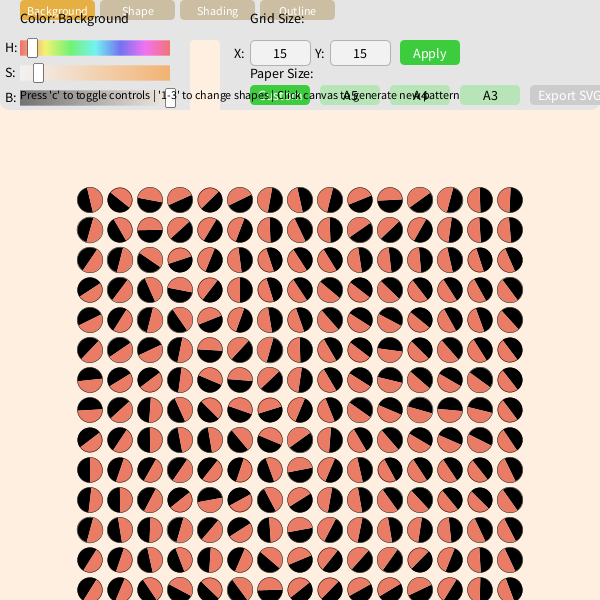
Frame 1 (no input)
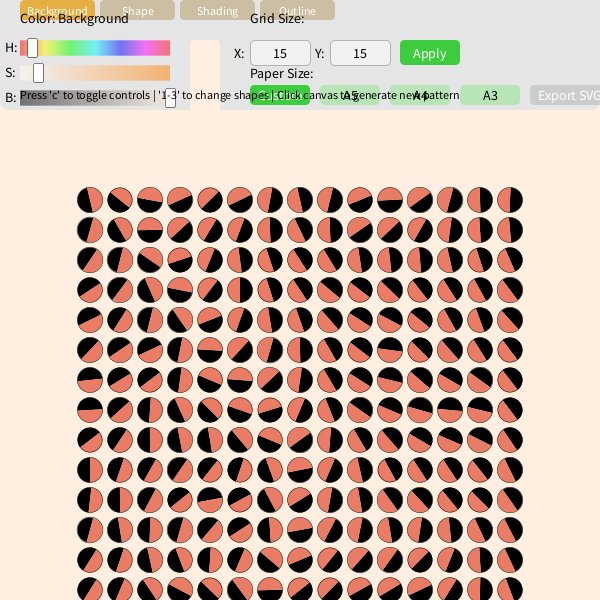
Frame 60 (the mouse pressed at the canvas centre just before this capture)
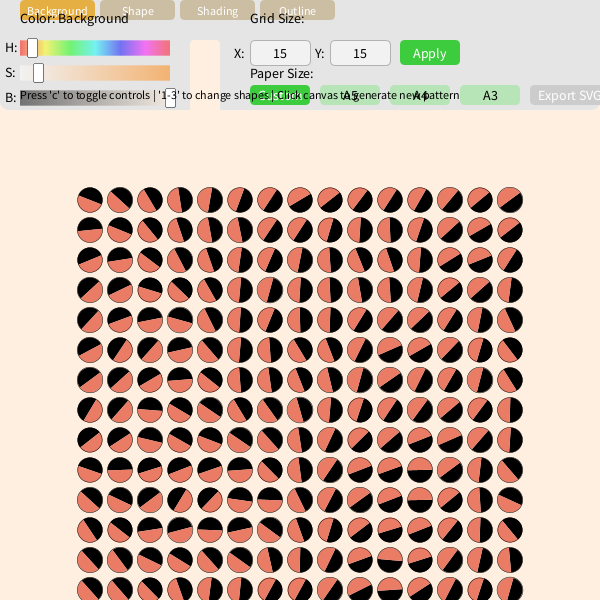
Frame 120 (the mouse held since frame 60 and released just before this capture)

The Processing sketch that drew these frames (run headless with seeded random() and noise(); from frame 60 on, the mouse is pressed at the canvas centre):

// Processing sketch: RotatedGeometry
// ── RotatedGeometry.pde
// Pattern Generator with Rotated Geometry
// Inspired by geometric grid patterns with rotation flow

// Configuration parameters
int gridSizeX = 15;        // Number of elements in X direction
int gridSizeY = 15;        // Number of elements in Y direction
float cellSize = 30;       // Size of each grid cell
float shapeSize = 25;      // Size of shape within cell
String shapeType = "circle"; // Options: "circle", "square", "triangle"
float strokeWeight = 0.5;  // Outline thickness
boolean useOutline = true; // Whether shapes have outlines

// Colors (using HSB color mode)
color backgroundColor;
color shapeColor;
color shadingColor;
color outlineColor;

// HSB values for each element (hue, saturation, brightness)
float[] bgHSB = {30, 12, 100};       // Background HSB
float[] shapeHSB = {0, 0, 0};        // Shape HSB (black)
float[] shadingHSB = {10, 57, 92};   // Shading HSB (coral)
float[] outlineHSB = {0, 0, 0};      // Outline HSB (black)

// Pattern variables
float noiseScale = 0.1;    // Scale for Perlin noise (pattern generation)
float noiseStrength = 2.0; // How much the noise affects rotation

// UI variables
boolean showControls = true;
String[] colorLabels = {"Background", "Shape", "Shading", "Outline"};
int selectedColorIndex = 0;
int sliderX = 20;
int sliderY = 40;
int sliderWidth = 150;
int sliderHeight = 15;
int sliderSpacing = 25;
boolean isDraggingH = false;
boolean isDraggingS = false;
boolean isDraggingB = false;

// Text input variables
String gridXInput = str(gridSizeX);
String gridYInput = str(gridSizeY);
boolean editingGridX = false;
boolean editingGridY = false;
int textFieldX = 250;
int textFieldY = 40;
int textFieldWidth = 60;
int textFieldHeight = 25;
int textFieldSpacing = 40;

// Paper size variables
String[] paperSizes = {"Custom", "A5", "A4", "A3"};
int selectedPaperSize = 0;
boolean exportReady = false;

void setup() {
  size(600, 600);         // Canvas size
  smooth();               // Enable anti-aliasing
  colorMode(HSB, 360, 100, 100); // Use HSB color mode
  
  // Initialize colors based on HSB values
  updateColors();
  
  // Draw first frame
  redraw();
}

void draw() {
  if (!showControls) {
    // Static pattern mode
    noLoop();
  } else {
    // Interactive mode with controls
    loop();
  }
  
  // Draw the pattern
  drawPattern();
  
  // Draw the color controls if enabled
  if (showControls) {
    drawControls();
  }
}

void drawPattern() {
  background(backgroundColor);
  
  // Calculate the offset to center the grid
  float offsetX = (width - (gridSizeX * cellSize)) / 2;
  float offsetY = (height - (gridSizeY * cellSize)) / 2;
  
  // Add additional offset if controls are shown to center the pattern
  if (showControls) {
    offsetY += 110;
  }
  
  for (int x = 0; x < gridSizeX; x++) {
    for (int y = 0; y < gridSizeY; y++) {
      // Calculate center position of current cell
      float posX = offsetX + x * cellSize + cellSize/2;
      float posY = offsetY + y * cellSize + cellSize/2;
      
      // Calculate rotation angle based on Perlin noise
      // This creates a flowing wave-like pattern
      float angle = map(noise(x * noiseScale, y * noiseScale), 0, 1, 0, TWO_PI * noiseStrength);
      
      pushMatrix();
      translate(posX, posY);
      rotate(angle);
      
      if (useOutline) {
        stroke(outlineColor);
        strokeWeight(strokeWeight);
      } else {
        noStroke();
      }
      
      // Draw the appropriate shape
      if (shapeType.equals("circle")) {
        drawHalfCircle(shapeSize/2, shapeColor, shadingColor);
      } else if (shapeType.equals("square")) {
        drawSquare(shapeSize/2, shapeColor, shadingColor);
      } else if (shapeType.equals("triangle")) {
        drawTriangle(shapeSize/2, shapeColor, shadingColor);
      }
      
      popMatrix();
    }
  }
}

// Draw half-shaded circle
void drawHalfCircle(float radius, color c1, color c2) {
  // First half
  fill(c1);
  arc(0, 0, radius*2, radius*2, 0, PI);
  
  // Second half
  fill(c2);
  arc(0, 0, radius*2, radius*2, PI, TWO_PI);
}

// Draw half-shaded square
void drawSquare(float halfSize, color c1, color c2) {
  rectMode(CENTER);
  
  // Draw square with diagonal split
  beginShape();
  fill(c1);
  vertex(-halfSize, -halfSize);
  vertex(halfSize, -halfSize);
  vertex(halfSize, halfSize);
  vertex(-halfSize, halfSize);
  endShape(CLOSE);
  
  // Draw triangular half with second color
  fill(c2);
  beginShape();
  vertex(-halfSize, -halfSize);
  vertex(halfSize, -halfSize);
  vertex(-halfSize, halfSize);
  endShape(CLOSE);
}

// Draw half-shaded equilateral triangle
void drawTriangle(float radius, color c1, color c2) {
  float h = sqrt(3) * radius;
  
  // Draw full triangle
  fill(c1);
  beginShape();
  vertex(0, -h*2/3);           // Top
  vertex(-radius, h/3);        // Bottom left
  vertex(radius, h/3);         // Bottom right
  endShape(CLOSE);
  
  // Draw half of triangle with second color
  fill(c2);
  beginShape();
  vertex(0, -h*2/3);           // Top
  vertex(-radius, h/3);        // Bottom left
  vertex(0, h/3);              // Bottom middle
  endShape(CLOSE);
}

// Draw all controls
void drawControls() {
  // Draw control panel background
  fill(0, 0, 90);
  noStroke();
  rect(0, 0, width, 110, 0, 0, 10, 10);
  
  // Draw UI sections
  drawColorControls();
  drawGridControls();
  drawPaperControls();
  
  // Instructions
  fill(0, 0, 0);
  textAlign(LEFT, TOP);
  textSize(12);
  text("Press 'c' to toggle controls | '1-3' to change shapes | Click canvas to generate new pattern", 
       sliderX, 90);
}

// Draw color control sliders
void drawColorControls() {
  int headerY = sliderY - 15;
  
  // Draw color selector buttons
  for (int i = 0; i < colorLabels.length; i++) {
    float btnX = sliderX + i * 80;
    float btnY = headerY - 25;
    float btnW = 75;
    float btnH = 20;
    
    // Draw button background
    if (i == selectedColorIndex) {
      fill(40, 70, 90);
    } else {
      fill(40, 20, 80);
    }
    
    rect(btnX, btnY, btnW, btnH, 5);
    
    // Draw button label
    fill(0, 0, 100);
    textAlign(CENTER, CENTER);
    text(colorLabels[i], btnX + btnW/2, btnY + btnH/2);
  }
  
  // Get current HSB values based on selected color
  float[] currentHSB = getCurrentHSB();
  
  // Draw title
  fill(0, 0, 0);
  textAlign(LEFT, BOTTOM);
  textSize(14);
  text("Color: " + colorLabels[selectedColorIndex], sliderX, headerY);
  
  // Draw color preview
  fill(currentHSB[0], currentHSB[1], currentHSB[2]);
  rect(sliderX + sliderWidth + 20, sliderY, 30, sliderHeight * 3 + sliderSpacing * 2, 5);
  
  // Hue slider
  fill(0, 0, 0);
  textAlign(LEFT, CENTER);
  text("H:", sliderX - 15, sliderY + sliderHeight/2);
  
  // Draw hue slider background with gradient
  for (int i = 0; i < sliderWidth; i++) {
    float hue = map(i, 0, sliderWidth, 0, 360);
    stroke(hue, 100, 100);
    line(sliderX + i, sliderY, sliderX + i, sliderY + sliderHeight);
  }
  noStroke();
  
  // Saturation slider
  text("S:", sliderX - 15, sliderY + sliderSpacing + sliderHeight/2);
  
  // Draw saturation slider background with gradient
  for (int i = 0; i < sliderWidth; i++) {
    float sat = map(i, 0, sliderWidth, 0, 100);
    stroke(currentHSB[0], sat, currentHSB[2]);
    line(sliderX + i, sliderY + sliderSpacing, sliderX + i, sliderY + sliderSpacing + sliderHeight);
  }
  noStroke();
  
  // Brightness slider
  text("B:", sliderX - 15, sliderY + sliderSpacing*2 + sliderHeight/2);
  
  // Draw brightness slider background with gradient
  for (int i = 0; i < sliderWidth; i++) {
    float bri = map(i, 0, sliderWidth, 0, 100);
    stroke(currentHSB[0], currentHSB[1], bri);
    line(sliderX + i, sliderY + sliderSpacing*2, sliderX + i, sliderY + sliderSpacing*2 + sliderHeight);
  }
  noStroke();
  
  // Draw slider handles
  fill(0, 0, 100);
  stroke(0, 0, 0);
  float hPos = map(currentHSB[0], 0, 360, 0, sliderWidth);
  float sPos = map(currentHSB[1], 0, 100, 0, sliderWidth);
  float bPos = map(currentHSB[2], 0, 100, 0, sliderWidth);
  
  // Hue handle
  rect(sliderX + hPos - 5, sliderY - 2, 10, sliderHeight + 4, 2);
  
  // Saturation handle
  rect(sliderX + sPos - 5, sliderY + sliderSpacing - 2, 10, sliderHeight + 4, 2);
  
  // Brightness handle
  rect(sliderX + bPos - 5, sliderY + sliderSpacing*2 - 2, 10, sliderHeight + 4, 2);
}

// Draw grid control input fields
void drawGridControls() {
  // Draw header
  fill(0, 0, 0);
  textAlign(LEFT, BOTTOM);
  textSize(14);
  text("Grid Size:", textFieldX, sliderY - 15);
  
  // X dimension input field
  drawTextField(textFieldX, textFieldY, textFieldWidth, textFieldHeight, "X:", gridXInput, editingGridX);
  
  // Y dimension input field
  drawTextField(textFieldX + textFieldWidth + 20, textFieldY, textFieldWidth, textFieldHeight, "Y:", gridYInput, editingGridY);
  
  // Apply button
  float applyBtnX = textFieldX + textFieldWidth*2 + 30;
  float applyBtnY = textFieldY;
  float applyBtnW = 60;
  float applyBtnH = textFieldHeight;
  
  // Draw apply button
  fill(120, 70, 80);
  rect(applyBtnX, applyBtnY, applyBtnW, applyBtnH, 5);
  
  // Draw button text
  fill(0, 0, 100);
  textAlign(CENTER, CENTER);
  text("Apply", applyBtnX + applyBtnW/2, applyBtnY + applyBtnH/2);
}

// Draw input text field
void drawTextField(float x, float y, float w, float h, String label, String content, boolean isActive) {
  // Draw label
  fill(0, 0, 0);
  textAlign(RIGHT, CENTER);
  text(label, x - 5, y + h/2);
  
  // Draw text field background
  if (isActive) {
    fill(0, 0, 100);
    stroke(0, 0, 50);
    strokeWeight(2);
  } else {
    fill(0, 0, 95);
    stroke(0, 0, 70);
    strokeWeight(1);
  }
  
  rect(x, y, w, h, 5);
  noStroke();
  
  // Draw text content
  fill(0, 0, 0);
  textAlign(CENTER, CENTER);
  text(content, x + w/2, y + h/2);
}

// Draw paper size controls
void drawPaperControls() {
  // Draw header
  fill(0, 0, 0);
  textAlign(LEFT, BOTTOM);
  textSize(14);
  text("Paper Size:", textFieldX, textFieldY + textFieldSpacing);
  
  // Draw paper size buttons
  for (int i = 0; i < paperSizes.length; i++) {
    float btnX = textFieldX + i * 70;
    float btnY = textFieldY + textFieldSpacing + 5;
    float btnW = 60;
    float btnH = 20;
    
    // Draw button background
    if (i == selectedPaperSize) {
      fill(120, 70, 80);
    } else {
      fill(120, 20, 90);
    }
    
    rect(btnX, btnY, btnW, btnH, 5);
    
    // Draw button label
    if (i == selectedPaperSize) {
      fill(0, 0, 100);
    } else {
      fill(0, 0, 0);
    }
    textAlign(CENTER, CENTER);
    text(paperSizes[i], btnX + btnW/2, btnY + btnH/2);
  }
  
  // Draw export button (for future SVG export)
  float exportBtnX = textFieldX + 280;
  float exportBtnY = textFieldY + textFieldSpacing + 5;
  float exportBtnW = 80;
  float exportBtnH = 20;
  
  // Draw button but make it disabled for now
  if (exportReady) {
    fill(160, 70, 80);
  } else {
    fill(0, 0, 80);
  }
  rect(exportBtnX, exportBtnY, exportBtnW, exportBtnH, 5);
  
  // Draw button text
  fill(0, 0, 100);
  textAlign(CENTER, CENTER);
  text("Export SVG", exportBtnX + exportBtnW/2, exportBtnY + exportBtnH/2);
}

// Get the current HSB values based on selected color
float[] getCurrentHSB() {
  switch (selectedColorIndex) {
    case 0: return bgHSB;
    case 1: return shapeHSB;
    case 2: return shadingHSB;
    case 3: return outlineHSB;
    default: return bgHSB;
  }
}

// Update colors from HSB values
void updateColors() {
  backgroundColor = color(bgHSB[0], bgHSB[1], bgHSB[2]);
  shapeColor = color(shapeHSB[0], shapeHSB[1], shapeHSB[2]);
  shadingColor = color(shadingHSB[0], shadingHSB[1], shadingHSB[2]);
  outlineColor = color(outlineHSB[0], outlineHSB[1], outlineHSB[2]);
}

// Apply the grid size changes
void applyGridChanges() {
  try {
    int newGridX = int(gridXInput);
    int newGridY = int(gridYInput);
    
    // Validate input
    if (newGridX > 0 && newGridY > 0 && newGridX <= 100 && newGridY <= 100) {
      gridSizeX = newGridX;
      gridSizeY = newGridY;
      updateCanvasSize();
    } else {
      // Reset to current values if invalid
      gridXInput = str(gridSizeX);
      gridYInput = str(gridSizeY);
    }
  } catch (Exception e) {
    // Reset to current values if error
    gridXInput = str(gridSizeX);
    gridYInput = str(gridSizeY);
  }
}

// Apply the selected paper size
void applyPaperSize(int index) {
  selectedPaperSize = index;
  
  // Set dimensions based on paper size
  switch (index) {
    case 0: // Custom - keep current settings
      break;
    case 1: // A5 (148 × 210 mm)
      resizeToAspectRatio(148, 210);
      break;
    case 2: // A4 (210 × 297 mm)
      resizeToAspectRatio(210, 297);
      break;
    case 3: // A3 (297 × 420 mm)
      resizeToAspectRatio(297, 420);
      break;
  }
  
  // Update canvas after changing paper size
  updateCanvasSize();
}

// Resize to match paper aspect ratio
void resizeToAspectRatio(float w, float h) {
  // Keep width fixed at 600px by default
  float baseWidth = 600;
  float baseHeight = (baseWidth / w) * h;
  
  // Adjust gridSizeX and gridSizeY to match the aspect ratio
  float ratio = w / h;
  
  if (ratio < 1) {
    // Portrait orientation
    gridSizeY = ceil(gridSizeX / ratio);
  } else {
    // Landscape orientation
    gridSizeX = ceil(gridSizeY * ratio);
  }
  
  // Update input fields
  gridXInput = str(gridSizeX);
  gridYInput = str(gridSizeY);
  
  // Set window size
  surface.setSize(int(baseWidth), int(baseHeight));
}

// Update canvas size based on grid dimensions
void updateCanvasSize() {
  float requiredWidth = gridSizeX * cellSize + 40;  // Add some padding
  float requiredHeight = gridSizeY * cellSize + (showControls ? 150 : 40);  // Add padding and control panel height if needed
  
  surface.setSize(int(requiredWidth), int(requiredHeight));
}

// Check if mouse is over a slider handle
boolean isOverSliderHandle(float handlePos, float sliderY) {
  return (mouseX >= sliderX + handlePos - 5 && 
          mouseX <= sliderX + handlePos + 5 &&
          mouseY >= sliderY - 2 && 
          mouseY <= sliderY + sliderHeight + 2);
}

// Check if a point is inside a rectangle
boolean isPointInRect(float px, float py, float rx, float ry, float rw, float rh) {
  return (px >= rx && px <= rx + rw && py >= ry && py <= ry + rh);
}

// Function to handle key events
void keyPressed() {
  if (key == '1') shapeType = "circle";
  if (key == '2') shapeType = "square";
  if (key == '3') shapeType = "triangle";
  
  // Toggle controls visibility
  if (key == 'c' || key == 'C') {
    showControls = !showControls;
    if (showControls) {
      loop();
    } else {
      redraw();
    }
    updateCanvasSize();
  }
  
  // Handle text input for grid size fields
  if (editingGridX || editingGridY) {
    // Store which field is being edited
    String currentField = editingGridX ? gridXInput : gridYInput;
    
    if (key == ENTER || key == RETURN || key == TAB) {
      // Apply changes when Enter or Tab is pressed
      editingGridX = false;
      editingGridY = false;
      applyGridChanges();
    } else if (key == ESC) {
      // Cancel editing when Escape is pressed
      editingGridX = false;
      editingGridY = false;
      // Reset to current values
      gridXInput = str(gridSizeX);
      gridYInput = str(gridSizeY);
    } else if (key == BACKSPACE && currentField.length() > 0) {
      // Handle backspace
      currentField = currentField.substring(0, currentField.length() - 1);
    } else if (key >= '0' && key <= '9') {
      // Only allow numeric input
      currentField += key;
    }
    
    // Update the appropriate field
    if (editingGridX) {
      gridXInput = currentField;
    } else if (editingGridY) {
      gridYInput = currentField;
    }
  } else {
    // Adjust noise parameters with arrow keys
    if (keyCode == UP) noiseScale += 0.01;
    if (keyCode == DOWN) noiseScale -= 0.01;
    if (keyCode == RIGHT) noiseStrength += 0.2;
    if (keyCode == LEFT) noiseStrength -= 0.2;
    
    // Constrain values to reasonable ranges
    noiseScale = constrain(noiseScale, 0.01, 0.5);
    noiseStrength = constrain(noiseStrength, 0.2, 5.0);
  }
  
  // Redraw with new settings
  redraw();
}

void mousePressed() {
  if (!showControls) {
    // If controls are hidden, generate new pattern when clicking
    noiseSeed(int(random(10000)));
    redraw();
    return;
  }
  
  // Check if user clicked on a text field
  if (isPointInRect(mouseX, mouseY, textFieldX, textFieldY, textFieldWidth, textFieldHeight)) {
    editingGridX = true;
    editingGridY = false;
    return;
  }
  
  if (isPointInRect(mouseX, mouseY, textFieldX + textFieldWidth + 20, textFieldY, textFieldWidth, textFieldHeight)) {
    editingGridX = false;
    editingGridY = true;
    return;
  }
  
  // Check if Apply button was clicked
  if (isPointInRect(mouseX, mouseY, textFieldX + textFieldWidth*2 + 30, textFieldY, 60, textFieldHeight)) {
    applyGridChanges();
    editingGridX = false;
    editingGridY = false;
    return;
  }
  
  // Check if a paper size button was clicked
  for (int i = 0; i < paperSizes.length; i++) {
    float btnX = textFieldX + i * 70;
    float btnY = textFieldY + textFieldSpacing + 5;
    float btnW = 60;
    float btnH = 20;
    
    if (isPointInRect(mouseX, mouseY, btnX, btnY, btnW, btnH)) {
      applyPaperSize(i);
      return;
    }
  }
  
  // Check if export button was clicked
  if (isPointInRect(mouseX, mouseY, textFieldX + 280, textFieldY + textFieldSpacing + 5, 80, 20)) {
    if (exportReady) {
      // Export functionality will be added later
      println("SVG export would happen here");
    }
    return;
  }
  
  // Check if a color selector button was clicked
  for (int i = 0; i < colorLabels.length; i++) {
    float btnX = sliderX + i * 80;
    float btnY = sliderY - 15 - 25;
    float btnW = 75;
    float btnH = 20;
    
    if (isPointInRect(mouseX, mouseY, btnX, btnY, btnW, btnH)) {
      selectedColorIndex = i;
      return;
    }
  }
  
  // Get current HSB values
  float[] currentHSB = getCurrentHSB();
  
  // Calculate slider handle positions
  float hPos = map(currentHSB[0], 0, 360, 0, sliderWidth);
  float sPos = map(currentHSB[1], 0, 100, 0, sliderWidth);
  float bPos = map(currentHSB[2], 0, 100, 0, sliderWidth);
  
  // Check if a slider handle is being dragged
  if (isOverSliderHandle(hPos, sliderY)) {
    isDraggingH = true;
  } else if (isOverSliderHandle(sPos, sliderY + sliderSpacing)) {
    isDraggingS = true;
  } else if (isOverSliderHandle(bPos, sliderY + sliderSpacing*2)) {
    isDraggingB = true;
  } else if (mouseY > 110) {
    // If clicked on pattern area, generate new pattern
    noiseSeed(int(random(10000)));
    redraw();
  }
}

void mouseDragged() {
  if (!showControls) return;
  
  float[] currentHSB = getCurrentHSB();
  
  // Update slider values if being dragged
  if (isDraggingH) {
    float newHue = map(constrain(mouseX, sliderX, sliderX + sliderWidth), sliderX, sliderX + sliderWidth, 0, 360);
    currentHSB[0] = newHue;
  } else if (isDraggingS) {
    float newSat = map(constrain(mouseX, sliderX, sliderX + sliderWidth), sliderX, sliderX + sliderWidth, 0, 100);
    currentHSB[1] = newSat;
  } else if (isDraggingB) {
    float newBri = map(constrain(mouseX, sliderX, sliderX + sliderWidth), sliderX, sliderX + sliderWidth, 0, 100);
    currentHSB[2] = newBri;
  }
  
  // Update colors
  updateColors();
}

void mouseReleased() {
  isDraggingH = false;
  isDraggingS = false;
  isDraggingB = false;
}
